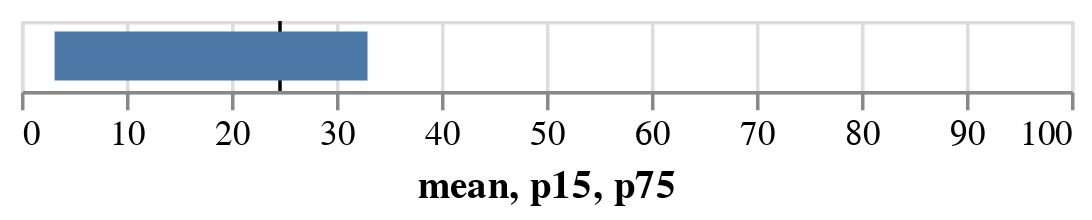

Source (notebook cell):
### Code cell
(render-mime "application/vnd.vegalite.v3+json" 
             {
                  :$schema "https://vega.github.io/schema/vega-lite/v5.json",              
                  :data {:values [psi-stats]}      
                  :layer [
                    {:mark {:type "rule"}
                     :encoding {
                        :x {:field :mean, :type "quantitative" :scale {:domain [0 100]}} :title nil}
                     }
                     {:mark {:type "bar", :size 14},
                      :encoding {
                        :x {:field :p15, :type "quantitative"},
                        :x2 {:field :p75},
                        :color {:field :measurement, :type "nominal" :legend nil}
                      }
                    }
                    
                    
               ]


    } )

### Figure 1 — Vega-Lite specification as saved in the notebook (floating-point values rounded to 4 significant figures)
{"$schema": "https://vega.github.io/schema/vega-lite/v5.json", "data": {"values": [{"mean": 24.67, "measurement": "psi", "p15": 3.2, "p50": 16, "p75": 33}]}, "layer": [{"encoding": {"title": null, "x": {"field": "mean", "scale": {"domain": [0, 100]}, "type": "quantitative"}}, "mark": {"type": "rule"}}, {"encoding": {"color": {"field": "measurement", "legend": null, "type": "nominal"}, "x": {"field": "p15", "type": "quantitative"}, "x2": {"field": "p75"}}, "mark": {"size": 14, "type": "bar"}}]}
